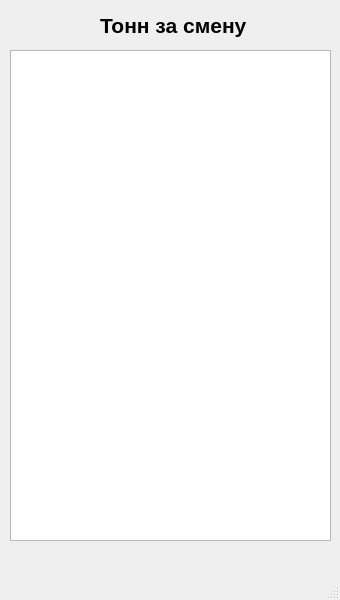
<?xml version="1.0" encoding="UTF-8"?>
<ui version="4.0">
 <class>MainWindow</class>
 <widget class="QMainWindow" name="MainWindow">
  <property name="geometry">
   <rect>
    <x>0</x>
    <y>0</y>
    <width>340</width>
    <height>600</height>
   </rect>
  </property>
  <property name="windowTitle">
   <string>Вывод</string>
  </property>
  <widget class="QWidget" name="centralwidget">
   <widget class="QLabel" name="label">
    <property name="geometry">
     <rect>
      <x>100</x>
      <y>10</y>
      <width>181</width>
      <height>31</height>
     </rect>
    </property>
    <property name="font">
     <font>
      <pointsize>16</pointsize>
      <weight>75</weight>
      <bold>true</bold>
     </font>
    </property>
    <property name="text">
     <string>Тонн за смену</string>
    </property>
   </widget>
   <widget class="QTextBrowser" name="textBrowser">
    <property name="geometry">
     <rect>
      <x>10</x>
      <y>50</y>
      <width>321</width>
      <height>491</height>
     </rect>
    </property>
   </widget>
  </widget>
  <widget class="QMenuBar" name="menubar">
   <property name="geometry">
    <rect>
     <x>0</x>
     <y>0</y>
     <width>340</width>
     <height>21</height>
    </rect>
   </property>
  </widget>
  <widget class="QStatusBar" name="statusbar"/>
 </widget>
 <resources/>
 <connections/>
</ui>
